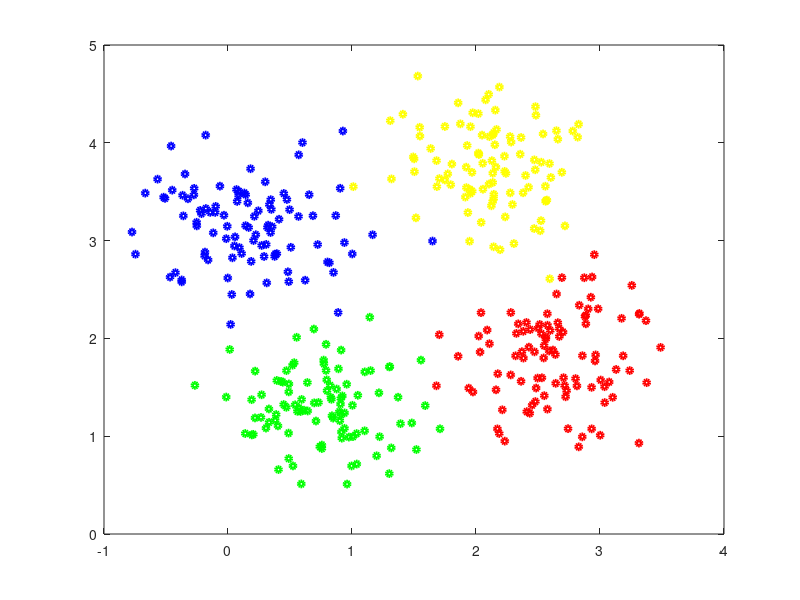

The MATLAB script that drew this image: (Note: this script raises an error after producing the figure.)
clear; close all; clc

A=0.4
S=99

V=-15.0*(2*3.1415)/360
rot = [cos(V), -sin(V); sin(V), cos(V)]

a = [A*randn(S,1)+1, A*randn(S,1)+3]*rot;
b = [A*randn(S,1)+1, A*randn(S,1)+1]*rot;
c = [A*randn(S,1)+3, A*randn(S,1)+1]*rot;
d = [A*randn(S,1)+3, A*randn(S,1)+3]*rot;
all_data = [a;b;c;d];

ps = 4;

plot(a(:,1), a(:,2),'bo', ...
     'MarkerSize', ps, 'LineWidth', 2.5);
hold on;
plot(b(:,1), b(:,2), 'go', ...
     'MarkerSize', ps, 'LineWidth', 2.5);
plot(c(:,1), c(:,2),'ro',...
     'MarkerSize', ps, 'LineWidth', 2.5);
plot(d(:,1), d(:,2),'yo', ...
     'MarkerSize', ps, 'LineWidth', 2.5);



max_iters=5
initial_centroids = [1,3; 1,1; 3,1; 3,3];
[centroids, idx] = runkMeans(all_data, initial_centroids, max_iters, true);

scatter(centroids(:,1),centroids(:,2), 22.0)
